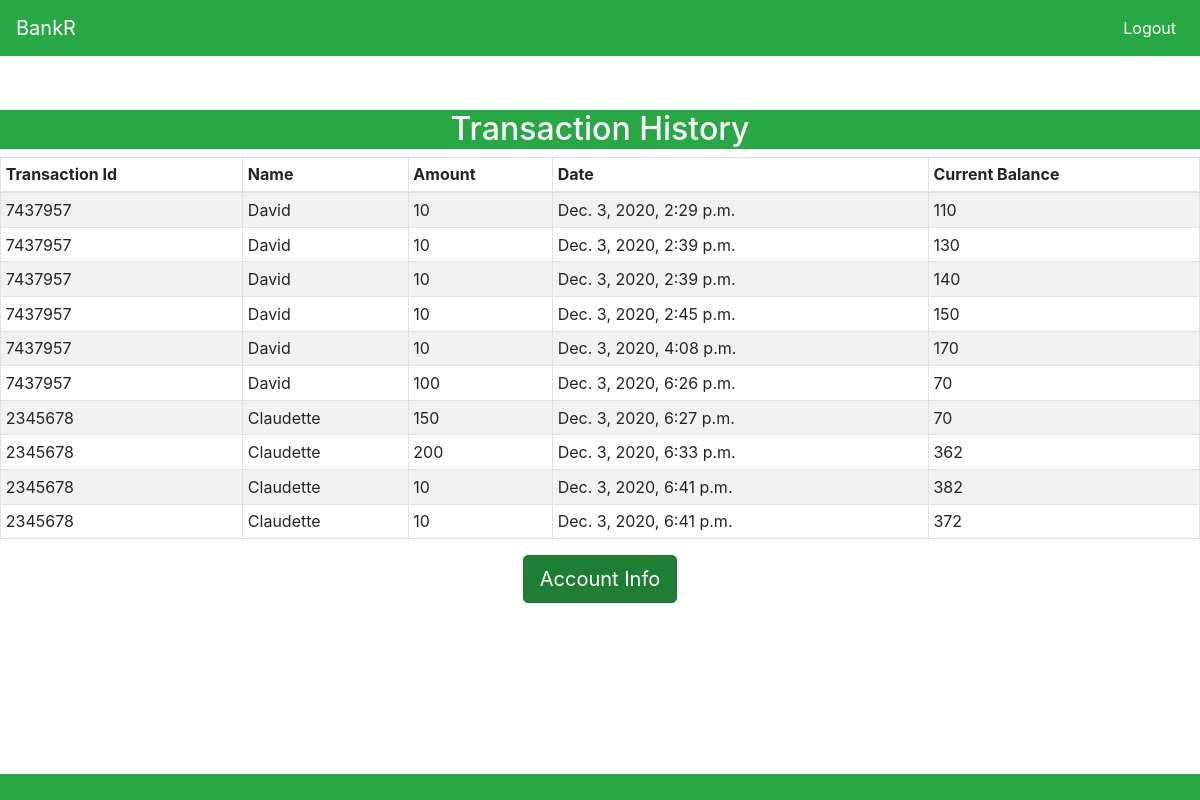
/accounts/record/ (signed in), run on the app's committed database.
### accounts/models.py (models this page shows, shortened)
class records(models.Model):
    transationID = models.IntegerField()
    senderName = models.CharField(max_length = 30)
    amount = models.IntegerField()
    date = models.DateTimeField(default=datetime.datetime.now)
    balance = models.IntegerField()

### accounts/views.py (the view)
# urls.py: path('record/', accounts.views.record),
def record(request):
    record = request.user.accounts.recordsUser.all()
    return render(request, 'accounts/transaction.html', {'records':record})

### accounts/templates/accounts/transaction.html (shortened to what this page needs)
<!doctype html>
<html lang="en">
<head>
  <link rel="stylesheet" href="https://cdn.jsdelivr.net/npm/bootstrap@4.5.3/dist/css/bootstrap.min.css">
</head>
<body>
  <nav class="navbar navbar-expand-md navbar-dark bg-success fixed-top my-10">
    <a class="navbar-brand" disabled>BankR</a>
    <div class="collapse navbar-collapse" id="navbarsExampleDefault">
      <div class="navbar-nav ml-auto">
        <li class="nav-item active">
        <a class="nav-link " href="javascript:{document.getElementById('logout').submit()}" >Logout <span class="sr-only">(current)</span></a>
      </li>
    </div>
  </nav>
        <h2 class="text-center bg-success text-white">Transaction History</h2>
        <div class="table-responsive">
          <table class="table table-striped table-bordered table-sm">
            <thead>
              <tr>
                <th>Transaction Id</th>
                <th>Name</th>
                <th>Amount</th>
                <th>Date</th>
                <th> Current Balance</th>
              </tr>
            </thead>
            <tbody>
              {% for record in records.all %}
                <tr>
                  <td> {{record.transationID}} </td>
                  <td> {{record.senderName}} </td>
                  <td> {{record.amount}} </td>
                  <td> {{record.date}} </td>
                  <td> {{record.balance}} </td>
                </tr>
              {% endfor %}
            </tbody>
          </table>
        </div>
        <div class="col-lg-13 text-center py-10">
          <a href="../" class="btn btn-primary btn-success btn-lg active" role="button" aria-pressed="true">Account Info</a>
        </div>
<nav class="navbar navbar-expand-md navbar-dark bg-success fixed-bottom justify-content-between">
</nav>
<script src="https://cdn.jsdelivr.net/npm/bootstrap@4.5.3/dist/js/bootstrap.bundle.min.js"></script></html>

### data on the page
records: transationID "7437957", senderName "David", amount "10", date "Dec. 3, 2020, 2:29 p.m.", balance "110"
records: transationID "7437957", senderName "David", amount "10", date "Dec. 3, 2020, 2:39 p.m.", balance "130"
records: transationID "7437957", senderName "David", amount "10", date "Dec. 3, 2020, 2:39 p.m.", balance "140"
records: transationID "7437957", senderName "David", amount "10", date "Dec. 3, 2020, 2:45 p.m.", balance "150"
records: transationID "7437957", senderName "David", amount "10", date "Dec. 3, 2020, 4:08 p.m.", balance "170"
records: transationID "7437957", senderName "David", amount "100", date "Dec. 3, 2020, 6:26 p.m.", balance "70"
records: transationID "2345678", senderName "Claudette", amount "150", date "Dec. 3, 2020, 6:27 p.m.", balance "70"
records: transationID "2345678", senderName "Claudette", amount "200", date "Dec. 3, 2020, 6:33 p.m.", balance "362"
records: transationID "2345678", senderName "Claudette", amount "10", date "Dec. 3, 2020, 6:41 p.m.", balance "382"
records: transationID "2345678", senderName "Claudette", amount "10", date "Dec. 3, 2020, 6:41 p.m.", balance "372"
